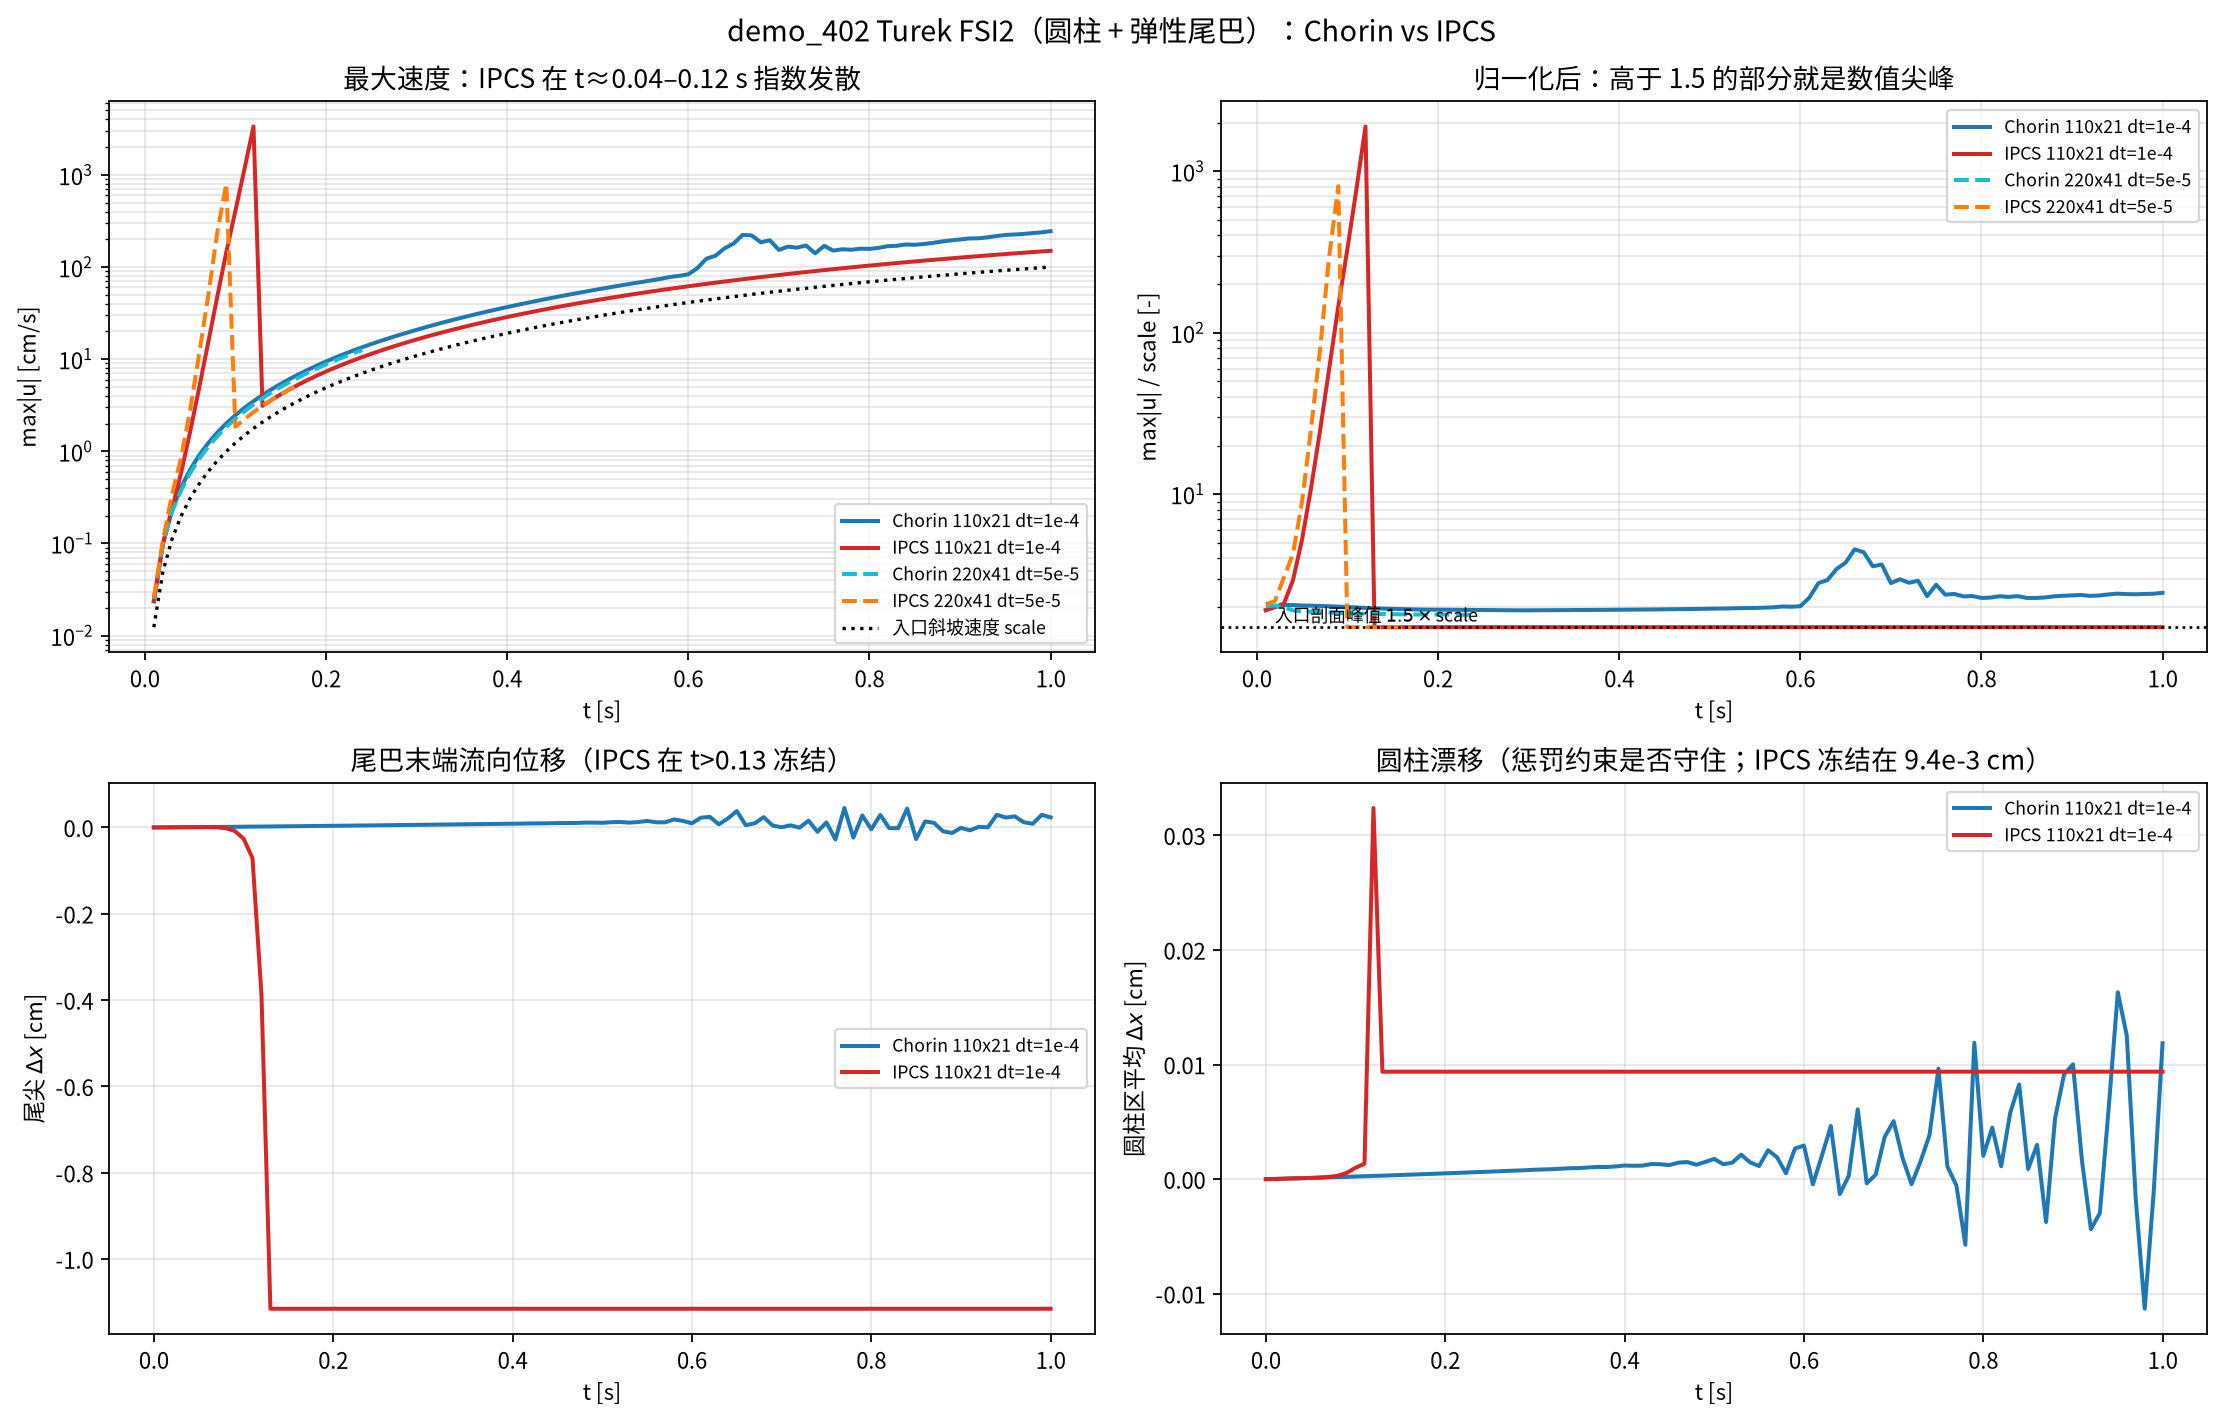

This chart was generated by the following Python code:
#!/usr/bin/env python
"""一张图看清 demo_402 的求解器差异（Chorin 稳定 / IPCS 发散）。

读四份 history.csv（粗/细网格 × 两个求解器），画：
  1) max|u| 随时间（对数纵轴）+ 入口斜坡速度
  2) max|u|/入口速度 —— 发散就是这条线脱离 1.5~2 的平台
  3) 尾尖流向位移（粗网格两法）
  4) 圆柱区平均漂移（检验惩罚约束是否守住）

用法：
    cd afsic/demo/demo_402
    ../../../.tools/afsi-run.sh python -B plot/fig_divergence.py
"""
import csv
import os

import numpy as np

HERE = os.path.dirname(os.path.abspath(__file__))
RUNS = [
    ("coarse_chorin", "Chorin 110x21 dt=1e-4", "tab:blue", "-"),
    ("coarse_ipcs", "IPCS 110x21 dt=1e-4", "tab:red", "-"),
    ("compare_chorin", "Chorin 220x41 dt=5e-5", "tab:cyan", "--"),
    ("compare_ipcs", "IPCS 220x41 dt=5e-5", "tab:orange", "--"),
]


def load(name):
    path = os.path.join(HERE, name, "history.csv")
    if not os.path.exists(path):
        return None
    rows = [r for r in csv.DictReader(open(path))
            if r.get("max_u") not in (None, "")]
    if not rows:
        return None
    d = {k: np.array([float(r[k]) for r in rows])
         for k in ("t", "max_u", "inlet_scale", "tip_dx", "tip_dy", "cyl_dx")}
    return d


def main():
    import matplotlib
    matplotlib.use("Agg")
    from _cjk import setup_cjk
    setup_cjk()
    import matplotlib.pyplot as plt

    data = {n: load(n) for n, *_ in RUNS}
    fig, ax = plt.subplots(2, 2, figsize=(14, 9))

    for name, label, color, ls in RUNS:
        d = data[name]
        if d is None:
            continue
        m = d["t"] > 0
        ax[0, 0].semilogy(d["t"][m], d["max_u"][m], ls, color=color, lw=1.8,
                          label=label)
        with np.errstate(divide="ignore", invalid="ignore"):
            ratio = d["max_u"] / d["inlet_scale"]
        ax[0, 1].semilogy(d["t"][m], ratio[m], ls, color=color, lw=1.8,
                          label=label)
    d = data["coarse_chorin"]
    m = d["t"] > 0
    ax[0, 0].semilogy(d["t"][m], d["inlet_scale"][m], ":", color="k", lw=1.5,
                      label="入口斜坡速度 scale")
    ax[0, 1].axhline(1.5, color="k", ls=":", lw=1.2)
    ax[0, 1].text(0.02, 1.62, r"入口剖面峰值 $1.5\times$scale", fontsize=8)

    ax[0, 0].set_xlabel("t [s]"); ax[0, 0].set_ylabel("max|u| [cm/s]")
    ax[0, 0].set_title("最大速度：IPCS 在 t≈0.04–0.12 s 指数发散")
    ax[0, 0].grid(alpha=.3, which="both"); ax[0, 0].legend(fontsize=8)
    ax[0, 1].set_xlabel("t [s]"); ax[0, 1].set_ylabel("max|u| / scale [-]")
    ax[0, 1].set_title("归一化后：高于 1.5 的部分就是数值尖峰")
    ax[0, 1].grid(alpha=.3, which="both"); ax[0, 1].legend(fontsize=8)

    for name, label, color, ls in RUNS[:2]:
        d = data[name]
        if d is None:
            continue
        ax[1, 0].plot(d["t"], d["tip_dx"], ls, color=color, lw=1.8, label=label)
        ax[1, 1].plot(d["t"], d["cyl_dx"], ls, color=color, lw=1.8, label=label)
    ax[1, 0].set_xlabel("t [s]"); ax[1, 0].set_ylabel(r"尾尖 $\Delta x$ [cm]")
    ax[1, 0].set_title("尾巴末端流向位移（IPCS 在 t>0.13 冻结）")
    ax[1, 0].grid(alpha=.3); ax[1, 0].legend(fontsize=8)
    ax[1, 1].set_xlabel("t [s]"); ax[1, 1].set_ylabel(r"圆柱区平均 $\Delta x$ [cm]")
    ax[1, 1].set_title("圆柱漂移（惩罚约束是否守住；IPCS 冻结在 9.4e-3 cm）")
    ax[1, 1].grid(alpha=.3); ax[1, 1].legend(fontsize=8)

    fig.suptitle("demo_402 Turek FSI2（圆柱 + 弹性尾巴）：Chorin vs IPCS",
                 fontsize=13)
    fig.tight_layout()
    out = os.path.join(HERE, "fig_divergence.png")
    fig.savefig(out, dpi=160, bbox_inches="tight")
    print(f"wrote {out}")


if __name__ == "__main__":
    main()
